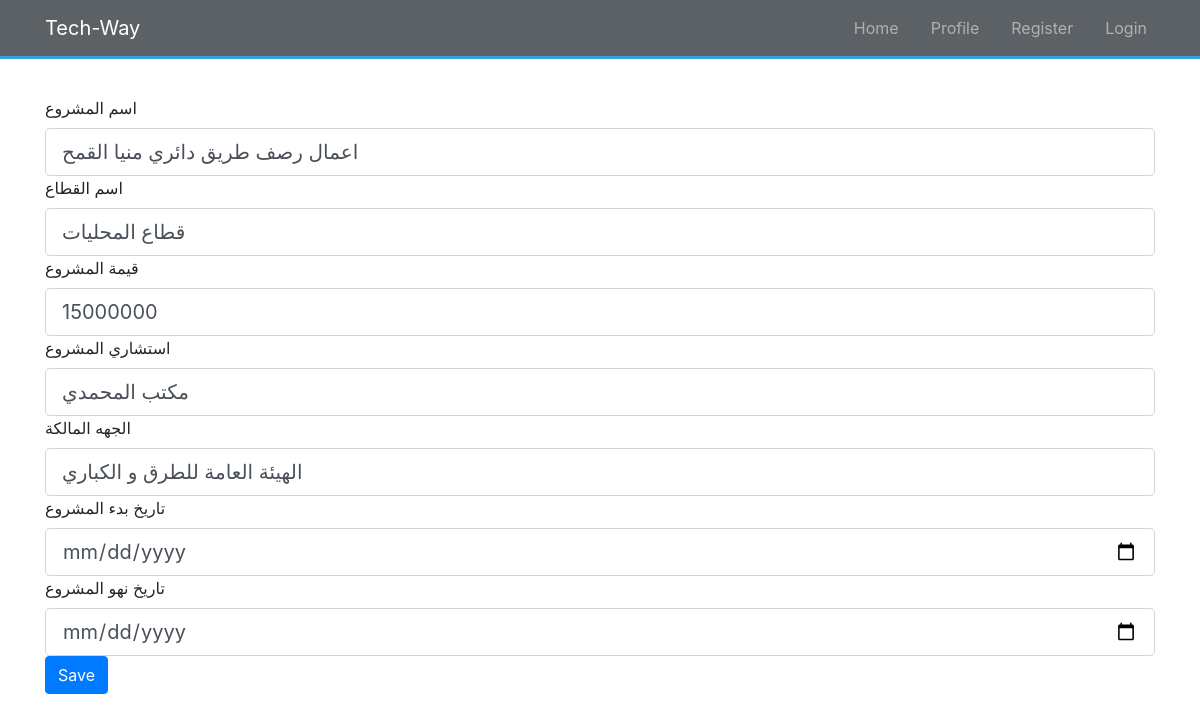
The app's page /main/project/info/8 with its own data.
### main/models.py (models this page shows, shortened)
class Project (models.Model):
    objects = models.Manager()
    name = models.CharField(max_length=300, null=True)
    department = models.CharField(max_length=300, null=True)
    price = models.DecimalField(max_digits=12, decimal_places=0, null=True)
    consultant = models.CharField(max_length=300, null=True)
    owner = models.CharField(max_length=300, null=True)
    start_date = models.DateField(null=True)
    end_date = models.DateField(null=True)

### main/views.py (the view)
# urls.py: path('project/info/<int:pk>', views.view_project),
def view_project(request, pk):
    project = get_object_or_404(Project, pk=pk)
    if request.method == 'GET':
        form = ProjectForm(instance=project)
        context = {'form': form, 'project': project}
        return render(request, 'main/view_project.html', context)

### main/forms.py
class ProjectForm(ModelForm):
    class Meta:
        model = Project
        fields = '__all__'

### templates/main/view_project.html (shortened to what this page needs)
{% extends 'base.html' %}
{% block content %}
{% load static %}
<div class="pt-5 container">
      <form class="form-group pt-5" action="#" method="post">
          <label for="name"> اسم المشروع </label>
          <input class="form-control form-control-lg" type="text" value="{{project.name}}"  name="name" >
          <label for="department"> اسم القطاع </label>
          <input class="form-control form-control-lg" type="text" value="{{project.department}}"  name="department">
          <label for="price"> قيمة المشروع </label>
          <input class="form-control form-control-lg" type="number" value="{{project.price}}"  name="price">
          <label for="consultant"> استشاري المشروع </label>
          <input class="form-control form-control-lg" type="text" value="{{project.consultant}}"  name="consultant">
          <label for="owner"> الجهه المالكة </label>
          <input class="form-control form-control-lg" type="text" value="{{project.owner}}"  name="owner">
          <label for="start_date"> تاريخ بدء المشروع </label>
          <input class="form-control form-control-lg" type="date" value="{{project.start_date}}"  name="start_date">
          <label for="end_date"> تاريخ نهو المشروع </label>
          <input class="form-control form-control-lg" type="date" value="{{project.end_date}}"  name="end_date">
          <button class="btn btn-md btn-primary" type="submit">Save</button>
      </form>
    </div>
    {% endblock %}

### static/css/style.css (style rules this page uses)
body { background: #333; color: #fff; }

### records on screen
Project: name "اعمال رصف طريق دائري منيا القمح", department "قطاع المحليات", price "15000000", consultant "مكتب المحمدي", owner "الهيئة العامة للطرق و الكباري"
